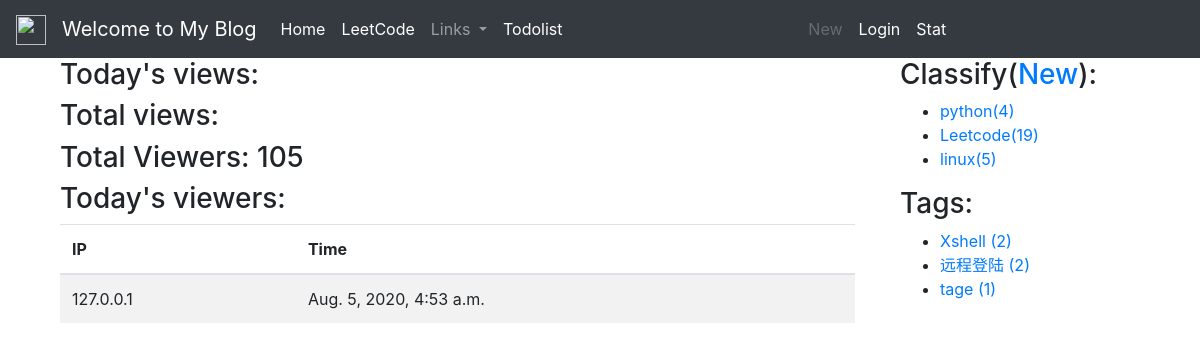
The page /user_stat/ on the database as committed earlier.
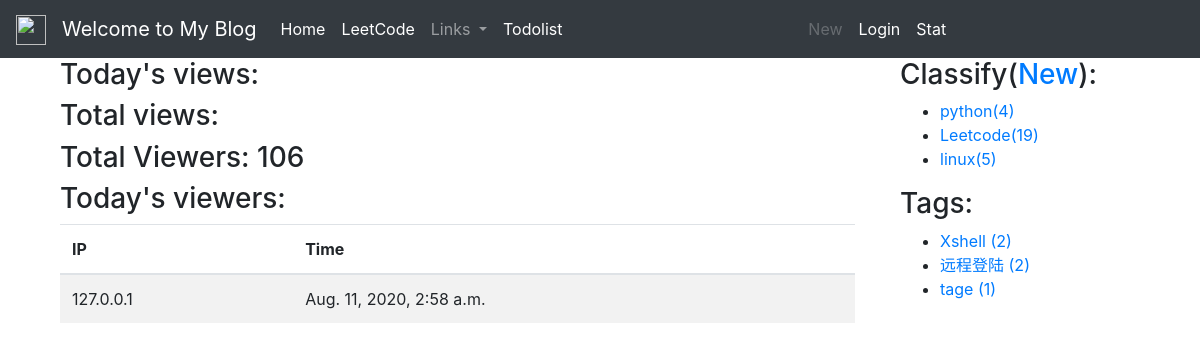
The same page on the database as committed later.
### blog/models.py (models this page shows, shortened)
class Website_views(models.Model):
    nid = models.AutoField(primary_key=True)
    views = models.IntegerField()

class view_ip(models.Model):
    nid = models.AutoField(primary_key=True)
    user_ip = models.CharField(max_length=15, null=False)
    create_time = models.DateTimeField(auto_now_add=True)
    national=models.CharField(max_length=20,null=True)

class BlogClassify(models.Model):
    title = models.CharField(max_length=100, blank=True)
    created = models.DateTimeField(default=timezone.now)

class Tag(models.Model):
    name = models.CharField(max_length=100)

### blog/views.py (the view)
# urls.py: path('user_stat/',views.user_stat,name='user_stat'),
def user_stat(request):
    ipFinder()
    total_views = Website_views.objects.first()
    user_ip = view_ip.objects.all()
    view_ip_historys=view_ip_history.objects.all().order_by('create_time')
    dict_d={}
    stat_data=[]
    for obj in view_ip_historys:
        ct = obj.create_time
        x=str(ct)
        x=x[:10]
        if x not in dict_d:
            dict_d[x]=1
        else:
            dict_d[x]+=1
        if not stat_data:
            stat_data.append(x)
        else:
            if x!=stat_data[-1]:
                stat_data.append(x)
    listx=stat_data
    listy=[dict_d[x] for x in listx]
    dict_national={}
    for obj in view_ip_historys:
        national=obj.national
        if national not in dict_national:
            dict_national[national]=1
        else:
            dict_national[national]+=1
    list_national=[]
    list_count=[]
    for k,v in dict_national.items():
        list_national.append(k)
        list_count.append(v)
    today_dict_national={}
    for obj in user_ip:
        national=obj.national
        if national not in today_dict_national:
            today_dict_national[national]=1
        else:
            today_dict_national[national]+=1
    today_list_national=[]
    today_list_count=[]
    for k,v in today_dict_national.items():
        today_list_national.append(k)
        today_list_count.append(v)
    context = {
        'total_views': total_views,
        'user_ips': user_ip,
        'view_ip_historys':view_ip_historys,
        'listx':listx,
        'listy':listy,
        'list_national':list_national,
        'list_count':list_count,
        'today_list_count':today_list_count,
        'today_list_national':today_list_national,
    }
    return render(request, 'blog/userstat.html', context)

### blog/templatetags/blog_extras.py (called while the page is built)
@register.inclusion_tag('blog/inclusions/_classify.html',takes_context=True)
def show_classify(context):
    classify_list = BlogClassify.objects.annotate(num_posts=Count('blog')).filter(num_posts__gt=0)
    return {
        'classify_list': classify_list,
    }

@register.inclusion_tag('blog/inclusions/_tags.html', takes_context=True)
def show_tags(context):
    tag_list = Tag.objects.annotate(num_posts=Count('blog')).filter(num_posts__gt=0)
    return {
        'tag_list': tag_list,
    }

### templates/blog/userstat.html (shortened to what this page needs)
{% extends "base.html" %}
{% load staticfiles %}
{% block content %}
<div class="container">
    <h3>Today's views:</h3>
    <h3>Total views:</h3>
    <h3>Total Viewers: {{total_views.views}}</h3>
    <h3>Today's viewers:</h3>
    <table class="table table-striped">
      <thead>
        <tr>
          <th scope="col">IP</th>
          <th scope="col">Time</th>
        </tr>
      </thead>
        {% for user_ip in user_ips%}
          <tbody>
            <tr>
              <td>{{user_ip.user_ip}}</td>
              <td>{{user_ip.create_time}}</td>
            </tr>
          {% endfor %}
      </tbody>
</table>
</div>
{% endblock content %}

### templates/blog/inclusions/_classify.html
<div class="">
  <h3 class="">Classify(<a href="{% url 'blog:classify_add' %}">New</a>):</h3>
  <ul>
    {% for classify in classify_list %}
    {% if classify.title == 'Leetcode' %}
    <li>
        <a href="{% url 'blog:blog_list_leetcode' %}?classify={{ classify.id }}">{{ classify.title }}<span class="post-count">({{ classify.num_posts }})</span></a>
      </li>
    {% else %}
      <li>
        <a href="{% url 'blog:blog_list' %}?classify={{ classify.id }}">{{ classify.title }}<span class="post-count">({{ classify.num_posts }})</span></a>
      </li>
    {% endif %}
    {% empty %}
      暂无分类！
    {% endfor %}
  </ul>
</div>

### templates/blog/inclusions/_tags.html
<div class="widget widget-tag-cloud">
  <h3 class="widget-title">Tags:</h3>
  <ul>
    {% for tag in tag_list %}
      <li>
        <a href="{% url 'blog:blog_list' %}?tag={{ tag.id }}">{{ tag.name }} <span class="post-count">({{ tag.num_posts }})</span></a>
      </li>
    {% empty %}
      暂无标签！
    {% endfor %}
  </ul>
</div>

Rows that differ between the two databases and show on the page:
removed view_ip: user_ip "127.0.0.1", create_time "Aug. 5, 2020, 4:53 a.m."
changed Website_views: views "105" → "106"
added view_ip: user_ip "127.0.0.1", create_time "Aug. 11, 2020, 2:58 a.m."
